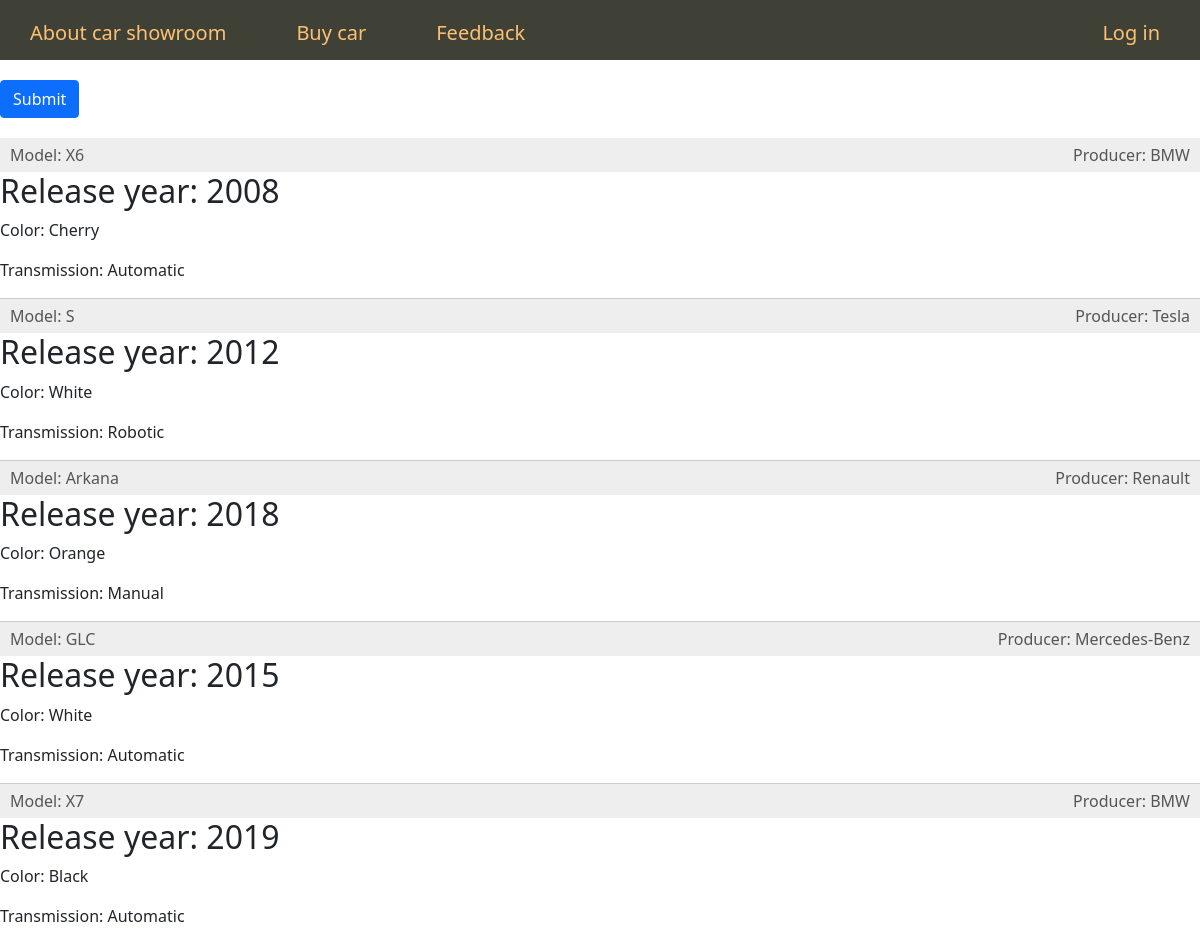
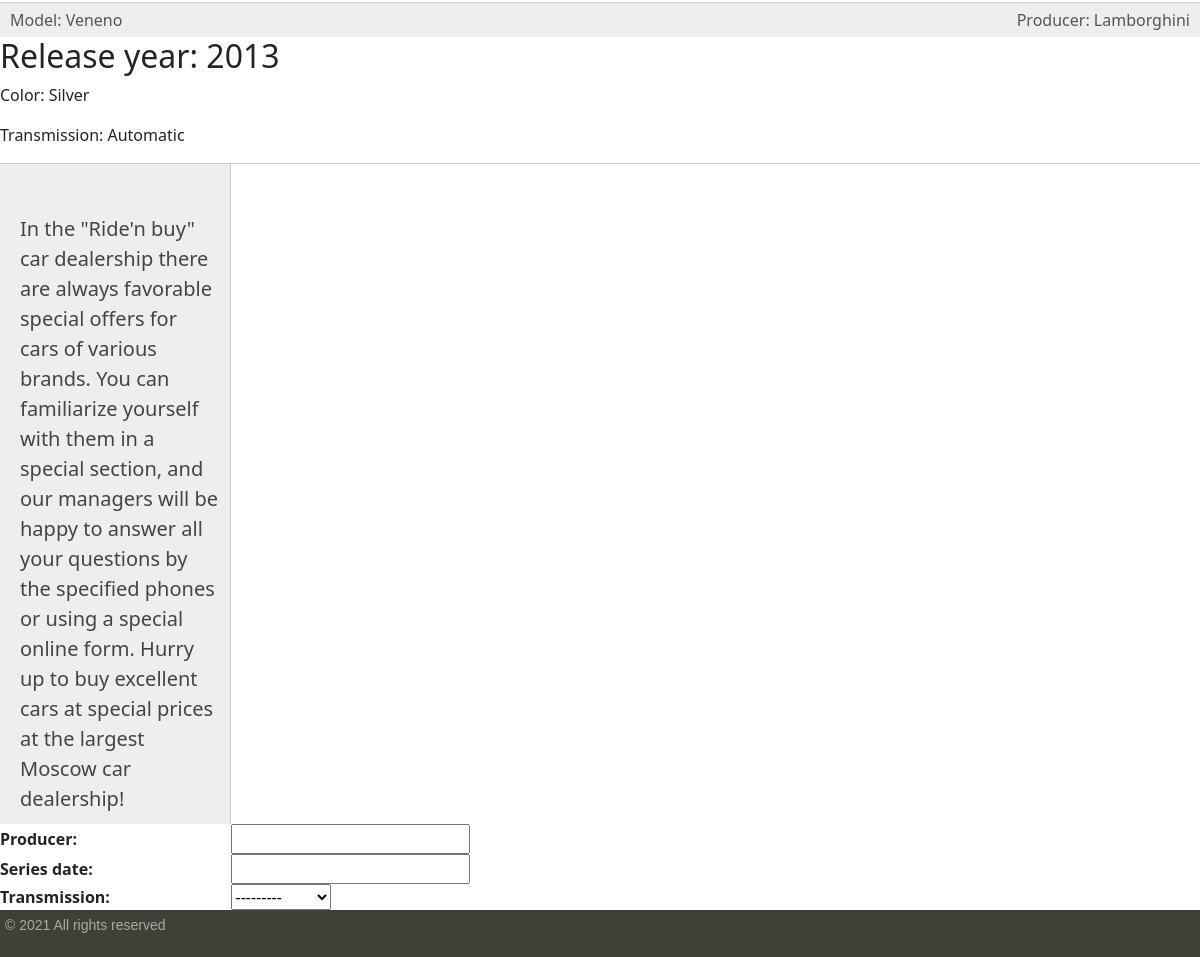
The page / on the database its author committed (2 pictures, top to bottom).
### cars/models.py (models this page shows, shortened)
class Car(models.Model):
    producer = models.CharField(max_length=64)
    model = models.CharField(max_length=64)
    series_date = models.IntegerField()
    transmission = models.SmallIntegerField(choices=[(1, 'Manual'), (2, 'Automatic'), (3, 'Robotic')])
    color = models.CharField(max_length=64)

### cars/views.py (the view)
# urls.py: path("", views.CarView.as_view(), name="car-list")
class CarView(ListView):
    model = Car
    template_name = 'index.html'
    context_object_name = 'cars'
    def get_context_data(self, *, object_list=None, **kwargs):
        context = super().get_context_data(**kwargs)
        context['menu'] = menu
        context['filter'] = CarFilter(self.request.GET, queryset=self.get_queryset())
        return context

### cars/templates/index.html
{% extends 'base.html' %}
{% load bootstrap %}
{% block content %}
<form class="filter" method="GET">
    {{ filter.form|bootstrap }}
    <button type="submit" class="btn btn-primary" style="margin: 20px 0 20px 0">Submit</button>
</form>
<ul class="list-articles">
	{% for p in filter.qs %}
			<li><div class="article-panel">
	<p class="first">Model: {{p.model}}</p>
	<p class="last">Producer: {{p.producer}}</p>
</div>
				<h2>Release year: {{p.series_date}}</h2>
	{% autoescape on %}
	<p>Color: {{p.color|truncatewords:50}}</p>
    <p>Transmission: {{p.get_transmission_display|truncatewords:50}}</p>
	{% endautoescape %}
	{% endfor %}
</ul>
{% endblock %}

### cars/templates/base.html (shortened to what this page needs)
{% load static %}
<!DOCTYPE html>
<html>
<head>
	<link type="text/css" href="{% static 'cars/css/style.css' %}" rel="stylesheet" />
    <link href="https://cdn.jsdelivr.net/npm/bootstrap@5.0.2/dist/css/bootstrap.min.css" rel="stylesheet">
</head>
<body>
<table class="table-page" border=0 cellpadding="0" cellspacing="0">
<tr><td valign=top>
{% block mainmenu %}
		<div class="header">
			<ul id="mainmenu" class="mainmenu">
{% for m in menu %}
	{% if not forloop.last %}
			<li><a href="#">{{m.title}}</a></li>
	{% else %}
			<li class="last"><a href="#">{{m.title}}</a></li>
	{% endif %}
{% endfor %}
			</ul>
		</div>
{% endblock mainmenu %}
<table class="table-content" border=0 cellpadding="0" cellspacing="0">
<tr>
	<td valign="top" class="left-chapters">
	<ul id="leftchapters">
{% if cat_selected == 0 %}
    <li class="selected">In the "Ride'n buy" car dealership there are always favorable special offers for cars of various brands. You can familiarize yourself with them in a special section, and our managers will be happy to answer all your questions by the specified phones or using a special online form. Hurry up to buy excellent cars at special prices at the largest Moscow car dealership!</li>
{% else %}
		<li><a href="#">In the "Ride'n buy" car dealership there are always favorable special offers for cars of various brands. You can familiarize yourself with them in a special section, and our managers will be happy to answer all your questions by the specified phones or using a special online form. Hurry up to buy excellent cars at special prices at the largest Moscow car dealership!</a></li>
{% endif %}
	</ul>
</td>
<td valign="top" class="content">
	<div class="content-text">
{% block content %}
{% endblock %}
	</div>
</td></tr></table>
</td></tr>
<tr><td valign=top>
	<div id="footer">
		<p>&copy; 2021 All rights reserved</p>
	</div>
</td></tr></table>
</body>
</html>

### cars/static/cars/css/style.css (style rules this page uses)
html, body { font-family: 'Arial'; margin: 0; padding: 0; height: 100%; width: 100%; color: #444; overflow-y: hidden; }
body { background: #0059b2; }
a { color: #0059b2; text-decoration: none; }
div.article-panel { background: #eee; padding: 5px 10px 5px 10px; box-sizing border-box; overflow: hidden; color: #555; }
div.article-panel p.first { margin: 0; float: left; }
div.article-panel p.last { margin: 0; float: right; }
ul.list-articles { list-style: none; margin: 0; padding: 0; }
ul.list-articles li { border-bottom: 1px solid #ccc; }
.table-page { width: 100%; height: 100%; vertical-align: top; }
.table-page tr { height: 100%; }
.header { background: #3F4137; height: 60px; }
ul.mainmenu { list-style: none; margin: 0; padding: 0; height: 60px; color: #fdc073; font-size: 20px; overflow: hidden; }
ul.mainmenu li { float: left; margin: 18px 40px 0 30px; }
ul.mainmenu li.last { float: right; }
ul.mainmenu li a { color: #fdc073; text-decoration: none; }
.table-content { width: 100%; min-height: 100%; height: 100%; }
.left-chapters { margin: 0; background: #eee; border-right: 1px solid #ccc; min-height: 100%; }
.left-chapters ul { width: 230px; min-height: 100%; margin: 0; padding: 20px 10px 10px 20px; list-style: none; font-size: 20px; }
.left-chapters ul li { margin: 30px 0 0 0; color: #999; }
.left-chapters ul li a { color: #444; text-decoration: none; }
.content { padding: 40px 20px 20px 40px; width: 100%; box-sizing: border-box; }
.content-text { margin: 60px 0 0 30px; color: #000; font-size: 20px; font-family: Yandex Sans Display Light; }
#footer { box-sizing: border-box; background: #3F4137; padding: 5px; color: #aaa; font-size: 14px; font-family: Verdana, Geneva, Arial, Helvetica; text-align: left; overflow: hidden; }

### rows shown on the page
Car: model "X6", producer "BMW", series_date "2008", color "Cherry", transmission "Automatic"
Car: model "S", producer "Tesla", series_date "2012", color "White", transmission "Robotic"
Car: model "Arkana", producer "Renault", series_date "2018", color "Orange", transmission "Manual"
Car: model "GLC", producer "Mercedes-Benz", series_date "2015", color "White", transmission "Automatic"
Car: model "X7", producer "BMW", series_date "2019", color "Black", transmission "Automatic"
Car: model "Veneno", producer "Lamborghini", series_date "2013", color "Silver", transmission "Automatic"

### other values the page prints
{{ m.title }} "About car showroom" "Buy car" "Feedback"
{{ m.title }} "Log in"
